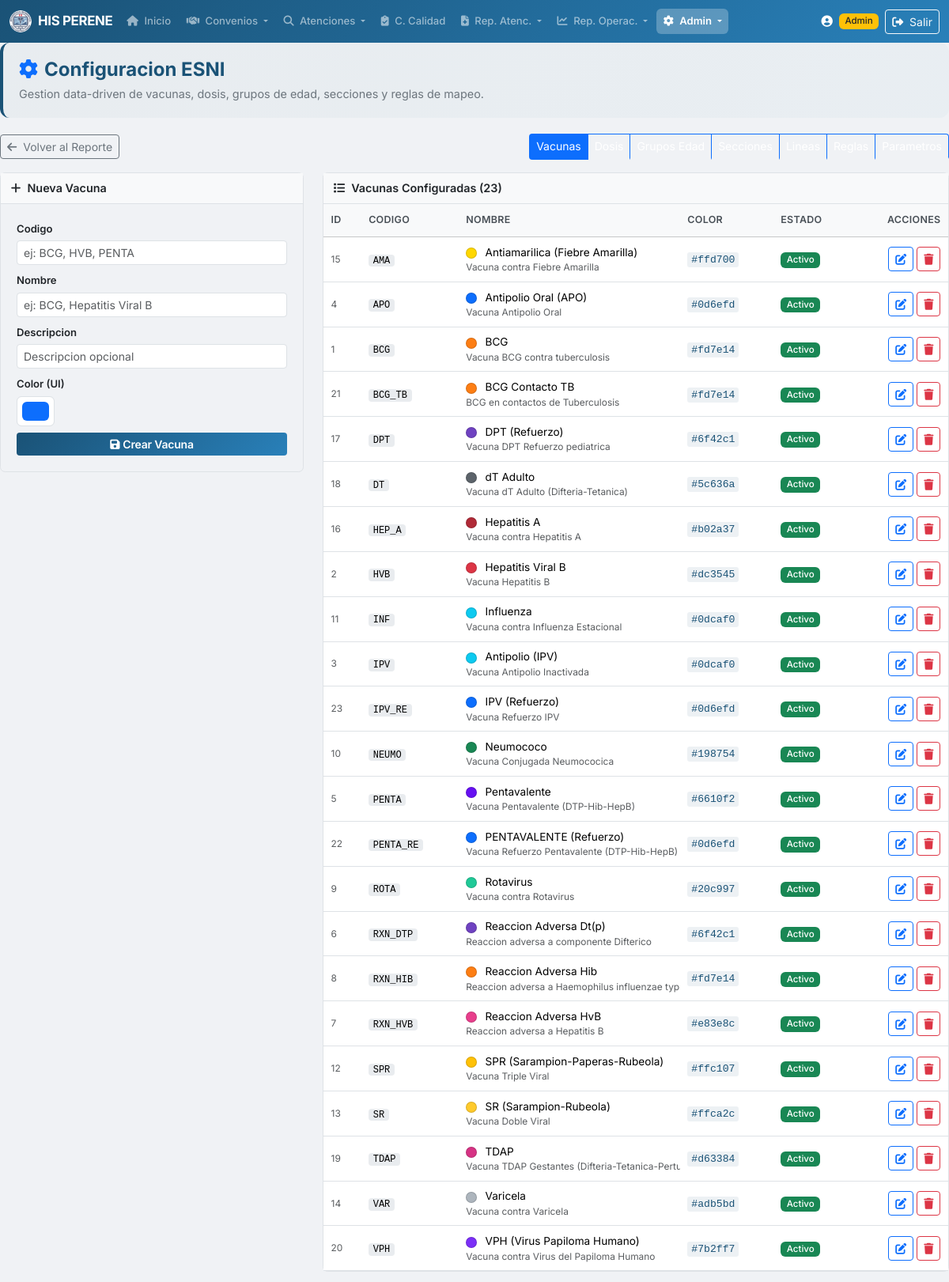
/esni_config.php (signed in), run on an earlier commit of the app's database.
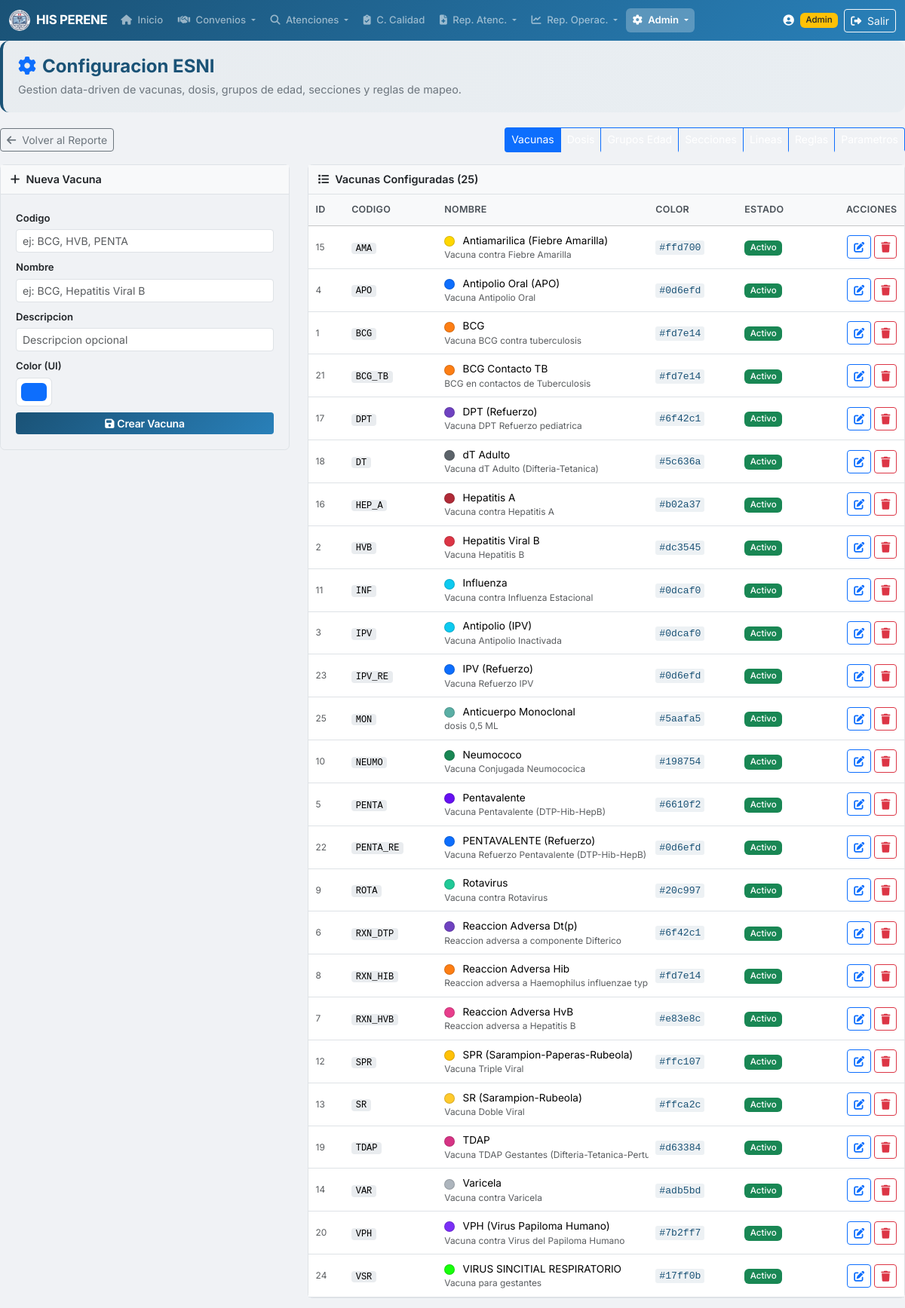
And on a later commit of the database.
### tables this page shows
CREATE TABLE `ESNI_VACUNA` (
  `id_vacuna` int(11) NOT NULL,
  `codigo` varchar(30) NOT NULL,
  `nombre` varchar(80) NOT NULL,
  `descripcion` varchar(200) DEFAULT NULL,
  `color` varchar(20) DEFAULT '#0d6efd',
  `activo` tinyint(1) NOT NULL DEFAULT 1,
  `fecha_creacion` datetime NOT NULL DEFAULT current_timestamp()
);

### includes/auth.php (called while the page is built, shortened)
<?php
function esAdmin() {
    $rol = strtolower(trim($_SESSION['rol'] ?? ''));
    return $rol === 'admin';
}

### includes/functions.php (called while the page is built, shortened)
<?php
function clean($str) {
    return htmlspecialchars($str ?? '', ENT_QUOTES, 'UTF-8');
}

### esni_config.php (the view, shortened to what this page needs)
<?php
require_once 'includes/auth.php';
require_once 'includes/functions.php';
$pdo = getDBConnection();
$tab = $_GET['tab'] ?? 'vacunas';
$tab = in_array($tab, ['vacunas','dosis','grupos','secciones','lineas','reglas','parametros']) ? $tab : 'vacunas';
include 'includes/header.php';
?>
<div class="page-header-section">
    <h4><i class="fas fa-cog me-2 text-primary"></i>Configuracion ESNI</h4>
    <p class="subtitle">Gestion data-driven de vacunas, dosis, grupos de edad, secciones y reglas de mapeo.</p>
</div>
<div class="d-flex justify-content-between align-items-center mb-3">
    <a href="reporte_esni.php" class="btn btn-sm btn-outline-secondary"><i class="fas fa-arrow-left me-1"></i> Volver al Reporte</a>
    <div class="btn-group btn-group-sm">
        <a href="?tab=vacunas"     class="btn btn-<?= $tab==='vacunas'?'primary':'outline-primary' ?>    config-tab">Vacunas</a>
        <a href="?tab=dosis"       class="btn btn-<?= $tab==='dosis'?'primary':'outline-primary' ?>      config-tab">Dosis</a>
        <a href="?tab=grupos"      class="btn btn-<?= $tab==='grupos'?'primary':'outline-primary' ?>     config-tab">Grupos Edad</a>
        <a href="?tab=secciones"   class="btn btn-<?= $tab==='secciones'?'primary':'outline-primary' ?>  config-tab">Secciones</a>
        <a href="?tab=lineas"      class="btn btn-<?= $tab==='lineas'?'primary':'outline-primary' ?>     config-tab">Lineas</a>
        <a href="?tab=reglas"      class="btn btn-<?= $tab==='reglas'?'primary':'outline-primary' ?>     config-tab">Reglas</a>
        <a href="?tab=parametros"  class="btn btn-<?= $tab==='parametros'?'primary':'outline-primary' ?> config-tab">Parametros</a>
    </div>
</div>
<?php
if ($tab === 'vacunas'):
    $vacunas = $pdo->query("SELECT * FROM ESNI_VACUNA ORDER BY codigo")->fetchAll();
?>
<div class="row">
    <div class="col-lg-4">
        <div class="config-card">
            <div class="config-card-header"><span><i class="fas fa-plus me-2"></i>Nueva Vacuna</span></div>
            <div class="card-body">
                <form method="POST">
                    <div class="mb-2"><label class="form-label small fw-semibold">Codigo</label><input type="text" name="codigo" class="form-control form-control-sm" required placeholder="ej: BCG, HVB, PENTA"></div>
                    <div class="mb-2"><label class="form-label small fw-semibold">Nombre</label><input type="text" name="nombre" class="form-control form-control-sm" required placeholder="ej: BCG, Hepatitis Viral B"></div>
                    <div class="mb-2"><label class="form-label small fw-semibold">Descripcion</label><input type="text" name="descripcion" class="form-control form-control-sm" placeholder="Descripcion opcional"></div>
                    <div class="mb-2"><label class="form-label small fw-semibold">Color (UI)</label><input type="color" name="color" class="form-control form-control-color" value="#0d6efd"></div>
                    <button class="btn btn-sm btn-his w-100"><i class="fas fa-save me-1"></i>Crear Vacuna</button>
                </form>
            </div>
        </div>
    </div>
    <div class="col-lg-8">
        <div class="config-card">
            <div class="config-card-header"><span><i class="fas fa-list me-2"></i>Vacunas Configuradas (<?= count($vacunas) ?>)</span></div>
            <div class="table-responsive">
                <table class="table table-sm mb-0">
                    <thead class="table-light">
                        <tr><th>ID</th><th>Codigo</th><th>Nombre</th><th>Color</th><th>Estado</th><th class="text-end">Acciones</th></tr>
                    </thead>
                    <tbody>
                        <?php foreach ($vacunas as $v): ?>
                        <tr>
                            <td class="text-muted small"><?= $v['id_vacuna'] ?></td>
                            <td><span class="mono-pill"><?= clean($v['codigo']) ?></span></td>
                            <td>
                                <span class="color-dot" style="background:<?= clean($v['color']) ?>"></span>
                                <?= clean($v['nombre']) ?>
                                <?php if ($v['descripcion']): ?><small class="text-muted d-block"><?= clean($v['descripcion']) ?></small><?php endif; ?>
                            </td>
                            <td><code><?= clean($v['color']) ?></code></td>
                            <td><?= $v['activo'] ? '<span class="badge bg-success">Activo</span>' : '<span class="badge bg-secondary">Inactivo</span>' ?></td>
                            <td class="text-end">
                                <button class="btn btn-sm btn-outline-primary" data-bs-toggle="modal" data-bs-target="#editModal"
                                    data-tipo="vacuna" data-id="<?= $v['id_vacuna'] ?>"
                                    data-codigo="<?= clean($v['codigo']) ?>" data-nombre="<?= clean($v['nombre']) ?>"
                                    data-descripcion="<?= clean($v['descripcion']) ?>" data-color="<?= clean($v['color']) ?>"
                                    data-activo="<?= $v['activo'] ?>"><i class="fas fa-edit"></i></button>
                                <form method="POST" class="d-inline" onsubmit="return confirm('Eliminar vacuna? Tambien se eliminaran sus lineas y reglas asociadas.')">
                                    <button class="btn btn-sm btn-outline-danger"><i class="fas fa-trash"></i></button>
                                </form>
                            </td>
                        </tr>
                        <?php endforeach; ?>
                    </tbody>
                </table>
            </div>
        </div>
    </div>
</div>
<?php
endif; ?>
<?php include 'includes/footer.php';

### includes/header.php (shortened to what this page needs)
<?php
$currentpage = basename($_SERVER['PHP_SELF'], '.php');
$esAdmin = esAdmin();
?>
<!DOCTYPE html>
<html lang="es">
<head>
    <link href="https://cdn.jsdelivr.net/npm/bootstrap@5.3.3/dist/css/bootstrap.min.css" rel="stylesheet">
    <link href="https://cdnjs.cloudflare.com/ajax/libs/font-awesome/6.5.1/css/all.min.css" rel="stylesheet">
    <link href="assets/css/style.css" rel="stylesheet">
</head>
<body>
<?php if (isset($_SESSION['usuario_id'])): ?>
<nav class="navbar navbar-expand-lg navbar-dark bg-his">
    <div class="container-fluid">
        <a class="navbar-brand d-flex align-items-center" href="home.php">
            <img src="assets/img/logo_hisminsa.png" alt="HIS" class="me-2"
                 style="width:28px;height:28px;object-fit:contain;border-radius:50%;">
            <span class="fw-bold">HIS PERENE</span>
        </a>
        <div class="collapse navbar-collapse" id="navbarNav">
            <ul class="navbar-nav me-auto">
                <li class="nav-item">
                    <a class="nav-link <?= $currentpage === 'home' ? 'active' : '' ?>" href="home.php">
                        <i class="fas fa-home me-1"></i> Inicio
                    </a>
                </li>
                <li class="nav-item dropdown">
                    <a class="nav-link dropdown-toggle <?= in_array($currentpage, ['convenio_gestion', 'convenio_fed']) ? 'active' : '' ?>"
                       href="#" role="button" data-bs-toggle="dropdown" aria-expanded="false">
                        <i class="fas fa-handshake me-1"></i> Convenios
                    </a>
                </li>
                <li class="nav-item dropdown">
                    <a class="nav-link dropdown-toggle <?= in_array($currentpage, ['consulta_atenciones']) ? 'active' : '' ?>"
                       href="#" role="button" data-bs-toggle="dropdown" aria-expanded="false">
                        <i class="fas fa-search me-1"></i> Atenciones
                    </a>
                </li>
                <li class="nav-item">
                    <a class="nav-link <?= $currentpage === 'control_calidad' ? 'active' : '' ?>" href="control_calidad.php">
                        <i class="fas fa-clipboard-check me-1"></i> C. Calidad
                    </a>
                </li>
                <li class="nav-item dropdown">
                    <a class="nav-link dropdown-toggle <?= in_array($currentpage, ['reporte_atenciones']) ? 'active' : '' ?>"
                       href="#" role="button" data-bs-toggle="dropdown" aria-expanded="false">
                        <i class="fas fa-file-medical me-1"></i> Rep. Atenc.
                    </a>
                </li>
                <li class="nav-item dropdown">
                    <a class="nav-link dropdown-toggle <?= in_array($currentpage, ['reporte_operacionales']) ? 'active' : '' ?>"
                       href="#" role="button" data-bs-toggle="dropdown" aria-expanded="false">
                        <i class="fas fa-chart-line me-1"></i> Rep. Operac.
                    </a>
                </li>
                <?php if ($esAdmin): ?>
                <li class="nav-item dropdown">
                    <a class="nav-link dropdown-toggle <?= in_array($currentpage, ['import', 'usuarios', 'log', 'esni_config']) ? 'active' : '' ?>"
                       href="#" role="button" data-bs-toggle="dropdown" aria-expanded="false">
                        <i class="fas fa-cog me-1"></i> Admin
                    </a>
                </li>
                <?php endif; ?>
            </ul>
        </div>
        <div class="d-flex align-items-center text-white ms-lg-3 flex-shrink-0">
            <i class="fas fa-user-circle me-2"></i>
            <?php if ($esAdmin): ?>
                <span class="badge bg-warning text-dark me-2 d-none d-md-inline">Admin</span>
            <?php else: ?>
                <span class="badge bg-light text-dark me-2 d-none d-md-inline">Usuario</span>
            <?php endif; ?>
            <a href="logout.php" class="btn btn-outline-light btn-sm">
                <i class="fas fa-sign-out-alt me-1"></i> Salir
            </a>
        </div>
    </div>
</nav>
<?php endif; ?>

### includes/footer.php (shortened to what this page needs)
</body>
</html>

### assets/css/style.css (style rules this page uses)
:root { --his-primary: #1a5276; --his-primary-light: #2980b9; --his-primary-dark: #0e2f44; --his-success: #27ae60; --his-warning: #f39c12; --his-danger: #e74c3c; --his-info: #3498db; --his-bg: #f0f2f5; --his-sidebar: #2c3e50; }
body { font-family: 'Inter', -apple-system, BlinkMacSystemFont, 'Segoe UI', Roboto, sans-serif; background-color: var(--his-bg); font-size: 0.9rem; }
.bg-his { background: linear-gradient(135deg, var(--his-primary) 0%, var(--his-primary-light) 100%) !important; }
.navbar-brand { font-size: 1.05rem; letter-spacing: -0.3px; margin-right: 0.5rem !important; }
.navbar .nav-link { font-size: 0.82rem; font-weight: 500; padding: 0.4rem 0.55rem !important; border-radius: 6px; margin: 0 1px; transition: all 0.2s ease; white-space: nowrap; }
.navbar .navbar-nav { flex-wrap: nowrap; }
.navbar .nav-item { white-space: nowrap; }
.navbar .nav-link.active { background-color: rgba(255, 255, 255, 0.25); font-weight: 600; }
.btn-his { background: linear-gradient(135deg, var(--his-primary) 0%, var(--his-primary-light) 100%); color: #fff; border: none; font-weight: 600; letter-spacing: -0.2px; transition: all 0.2s ease; }
.card-body { padding: 1.25rem; }
.table { font-size: 0.85rem; }
.table thead th { font-weight: 600; font-size: 0.78rem; text-transform: uppercase; letter-spacing: 0.3px; color: #495057; white-space: nowrap; padding: 0.7rem 0.6rem; }
.table tbody td { vertical-align: middle; padding: 0.55rem 0.6rem; max-width: 200px; overflow: hidden; text-overflow: ellipsis; white-space: nowrap; }
code { font-size: 0.82rem; color: var(--his-primary); background: rgba(26, 82, 118, 0.08); padding: 2px 5px; border-radius: 3px; }
.form-label { font-size: 0.82rem; margin-bottom: 0.3rem; }
.badge { font-weight: 500; font-size: 0.72rem; }
.page-header-section { background: linear-gradient(135deg, rgba(26, 82, 118, 0.04) 0%, rgba(41, 128, 185, 0.04) 100%); border-radius: 12px; padding: 1.25rem; margin-bottom: 1.25rem; border-left: 4px solid var(--his-primary); }
.page-header-section h4 { color: var(--his-primary); font-weight: 700; margin-bottom: 0.3rem; }
.page-header-section .subtitle { color: #6c757d; font-size: 0.9rem; margin-bottom: 0; }

### esni_config.php (style rules this page uses)
.config-tab { color:#fff !important; border-bottom:3px solid transparent; }
.config-card { border: 1px solid #dee2e6; border-radius:.4rem; margin-bottom:.8rem; }
.config-card-header { background:#f8f9fa; padding:.5rem .8rem; font-weight:600; border-bottom:1px solid #dee2e6; display:flex; justify-content:space-between; align-items:center; }
.color-dot { width:14px; height:14px; border-radius:50%; display:inline-block; vertical-align:middle; margin-right:.4rem; border:1px solid rgba(0,0,0,.15); }
.mono-pill { font-family:'Courier New', monospace; background:#e9ecef; padding:.05rem .35rem; border-radius:.25rem; font-size:.75rem; }

What changed in the data, as far as the page shows it:
added esni_vacuna: id_vacuna "25", codigo "MON", nombre "Anticuerpo Monoclonal", descripcion "dosis 0,5 ML", color "#5aafa5", activo "Activo"
added esni_vacuna: id_vacuna "24", codigo "VSR", nombre "VIRUS SINCITIAL RESPIRATORIO", descripcion "Vacuna para gestantes", color "#17ff0b", activo "Activo"
Also different on the page:
count($vacunas): "23" → "25"
